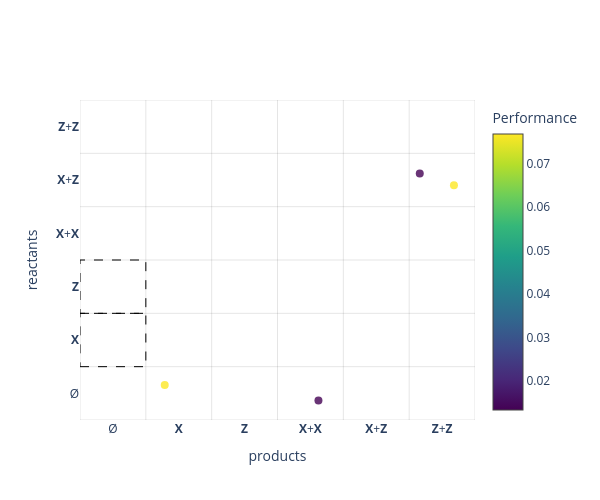

Notebook source saved alongside this figure:
### Code cell
# Plot the reactant-product scatter for the top unfiltered IOCRNs
rewards_sorted = [iocrn.last_task_info['reward'] for iocrn in all_iocrns_sorted]
rewards_sorted_filtered = [iocrn.last_task_info['reward'] for iocrn in all_iocrns_sorted_filtered]

plot_reactant_product_scatter(
    all_iocrns_sorted_filtered[0:n_filtered],
    perf=rewards_sorted_filtered[0:n_filtered],
    species_labels=species_labels,
    max_order= mak_order,
    num_reactions_template=num_reactions_template,
    title="",
    cmap_name="viridis",
    max_ticks=20,
    figsize=(6, 5),
    jitter_scale=0.45,
    use_plotly=True  # ENABLE INTERACTIVE PLOTTING WITH PLOTLY
)

# Plot the reactant-product heatmap for the top filtered IOCRNs (topologically unique)
plot_reactant_product_heatmap(
    all_iocrns_sorted_filtered[0:n_filtered],
    species_labels,
    max_order= mak_order,
    num_reactions_template=num_reactions_template,
    title="",
    cmap_name="YlGnBu",
    max_ticks=20,
    figsize=(7, 6),
)

### Figure 1 — Plotly figure (JSON) as saved in the notebook; plotly's stock layout.template omitted (floating-point values rounded to 4 significant figures)
{"data": [{"hovertemplate": "%{text}<extra></extra>", "marker": {"color": [0.01324, 0.01324, 0.0769, 0.0769], "colorbar": {"title": {"text": "Performance"}}, "colorscale": [[0, "#440154"], [0.1111, "#482878"], [0.2222, "#3e4989"], [0.3333, "#31688e"], [0.4444, "#26828e"], [0.5556, "#1f9e89"], [0.6667, "#35b779"], [0.7778, "#6ece58"], [0.8889, "#b5de2b"], [1, "#fde725"]], "opacity": 0.8, "showscale": true, "size": 8}, "mode": "markers", "text": ["<b>CRN Index:</b> 0<br><b>Performance:</b> 0.0132<br><b>Reaction:</b> X + Z ----> Z + Z;  [MAK(0.9999716281890869)]<br><b>Full CRN:</b><br>Inputs: ['u_1', 'u_2'] <br>Species: ['X', 'Z'] <br>Output Species: ['X'] <br>∅ ----> X + X;  [MAK(1.1278817653656006)]<br>X ----> ∅;  [MAK(1.0, u_2)]<br>Z ----> ∅;  [MAK(1.0, u_1)]<br>X + Z ----> Z + Z;  [MAK(0.9999716281890869)]", "<b>CRN Index:</b> 0<br><b>Performance:</b> 0.0132<br><b>Reaction:</b> ∅ ----> X + X;  [MAK(1.1278817653656006)]<br><b>Full CRN:</b><br>Inputs: ['u_1', 'u_2'] <br>Species: ['X', 'Z'] <br>Output Species: ['X'] <br>∅ ----> X + X;  [MAK(1.1278817653656006)]<br>X ----> ∅;  [MAK(1.0, u_2)]<br>Z ----> ∅;  [MAK(1.0, u_1)]<br>X + Z ----> Z + Z;  [MAK(0.9999716281890869)]", "<b>CRN Index:</b> 1<br><b>Performance:</b> 0.0769<br><b>Reaction:</b> ∅ ----> X;  [MAK(1.7508442401885986)]<br><b>Full CRN:</b><br>Inputs: ['u_1', 'u_2'] <br>Species: ['X', 'Z'] <br>Output Species: ['X'] <br>∅ ----> X;  [MAK(1.7508442401885986)]<br>X ----> ∅;  [MAK(1.0, u_2)]<br>Z ----> ∅;  [MAK(1.0, u_1)]<br>X + Z ----> Z + Z;  [MAK(1.0335861444473267)]", "<b>CRN Index:</b> 1<br><b>Performance:</b> 0.0769<br><b>Reaction:</b> X + Z ----> Z + Z;  [MAK(1.0335861444473267)]<br><b>Full CRN:</b><br>Inputs: ['u_1', 'u_2'] <br>Species: ['X', 'Z'] <br>Output Species: ['X'] <br>∅ ----> X;  [MAK(1.7508442401885986)]<br>X ----> ∅;  [MAK(1.0, u_2)]<br>Z ----> ∅;  [MAK(1.0, u_1)]<br>X + Z ----> Z + Z;  [MAK(1.0335861444473267)]"], "type": "scatter", "x": [4.661, 3.122, 0.787, 5.18], "y": [4.121, -0.1331, 0.1545, 3.901]}], "layout": {"height": 500, "hoverlabel": {"align": "left"}, "plot_bgcolor": "white", "shapes": [{"fillcolor": "rgba(0,0,0,0)", "layer": "above", "line": {"color": "black", "dash": "dash", "width": 1}, "type": "rect", "x0": -0.5, "x1": 0.5, "y0": 0.5, "y1": 1.5}, {"fillcolor": "rgba(0,0,0,0)", "layer": "above", "line": {"color": "black", "dash": "dash", "width": 1}, "type": "rect", "x0": -0.5, "x1": 0.5, "y0": 1.5, "y1": 2.5}, {"layer": "below", "line": {"color": "rgba(0,0,0,0.1)", "width": 1}, "type": "line", "x0": -0.5, "x1": -0.5, "y0": -0.5, "y1": 5.5}, {"layer": "below", "line": {"color": "rgba(0,0,0,0.1)", "width": 1}, "type": "line", "x0": 0.5, "x1": 0.5, "y0": -0.5, "y1": 5.5}, {"layer": "below", "line": {"color": "rgba(0,0,0,0.1)", "width": 1}, "type": "line", "x0": 1.5, "x1": 1.5, "y0": -0.5, "y1": 5.5}, {"layer": "below", "line": {"color": "rgba(0,0,0,0.1)", "width": 1}, "type": "line", "x0": 2.5, "x1": 2.5, "y0": -0.5, "y1": 5.5}, {"layer": "below", "line": {"color": "rgba(0,0,0,0.1)", "width": 1}, "type": "line", "x0": 3.5, "x1": 3.5, "y0": -0.5, "y1": 5.5}, {"layer": "below", "line": {"color": "rgba(0,0,0,0.1)", "width": 1}, "type": "line", "x0": 4.5, "x1": 4.5, "y0": -0.5, "y1": 5.5}, {"layer": "below", "line": {"color": "rgba(0,0,0,0.1)", "width": 1}, "type": "line", "x0": 5.5, "x1": 5.5, "y0": -0.5, "y1": 5.5}, {"layer": "below", "line": {"color": "rgba(0,0,0,0.1)", "width": 1}, "type": "line", "x0": -0.5, "x1": 5.5, "y0": -0.5, "y1": -0.5}, {"layer": "below", "line": {"color": "rgba(0,0,0,0.1)", "width": 1}, "type": "line", "x0": -0.5, "x1": 5.5, "y0": 0.5, "y1": 0.5}, {"layer": "below", "line": {"color": "rgba(0,0,0,0.1)", "width": 1}, "type": "line", "x0": -0.5, "x1": 5.5, "y0": 1.5, "y1": 1.5}, {"layer": "below", "line": {"color": "rgba(0,0,0,0.1)", "width": 1}, "type": "line", "x0": -0.5, "x1": 5.5, "y0": 2.5, "y1": 2.5}, {"layer": "below", "line": {"color": "rgba(0,0,0,0.1)", "width": 1}, "type": "line", "x0": -0.5, "x1": 5.5, "y0": 3.5, "y1": 3.5}, {"layer": "below", "line": {"color": "rgba(0,0,0,0.1)", "width": 1}, "type": "line", "x0": -0.5, "x1": 5.5, "y0": 4.5, "y1": 4.5}, {"layer": "below", "line": {"color": "rgba(0,0,0,0.1)", "width": 1}, "type": "line", "x0": -0.5, "x1": 5.5, "y0": 5.5, "y1": 5.5}], "title": {"text": ""}, "width": 600, "xaxis": {"range": [-0.5, 5.5], "showgrid": false, "tickmode": "array", "ticktext": ["Ø", "<b>X</b>", "<b>Z</b>", "<b>X</b>+<b>X</b>", "<b>X</b>+<b>Z</b>", "<b>Z</b>+<b>Z</b>"], "tickvals": [0, 1, 2, 3, 4, 5], "title": {"text": "products"}, "zeroline": false}, "yaxis": {"range": [-0.5, 5.5], "showgrid": false, "tickmode": "array", "ticktext": ["Ø", "<b>X</b>", "<b>Z</b>", "<b>X</b>+<b>X</b>", "<b>X</b>+<b>Z</b>", "<b>Z</b>+<b>Z</b>"], "tickvals": [0, 1, 2, 3, 4, 5], "title": {"text": "reactants"}, "zeroline": false}}}
